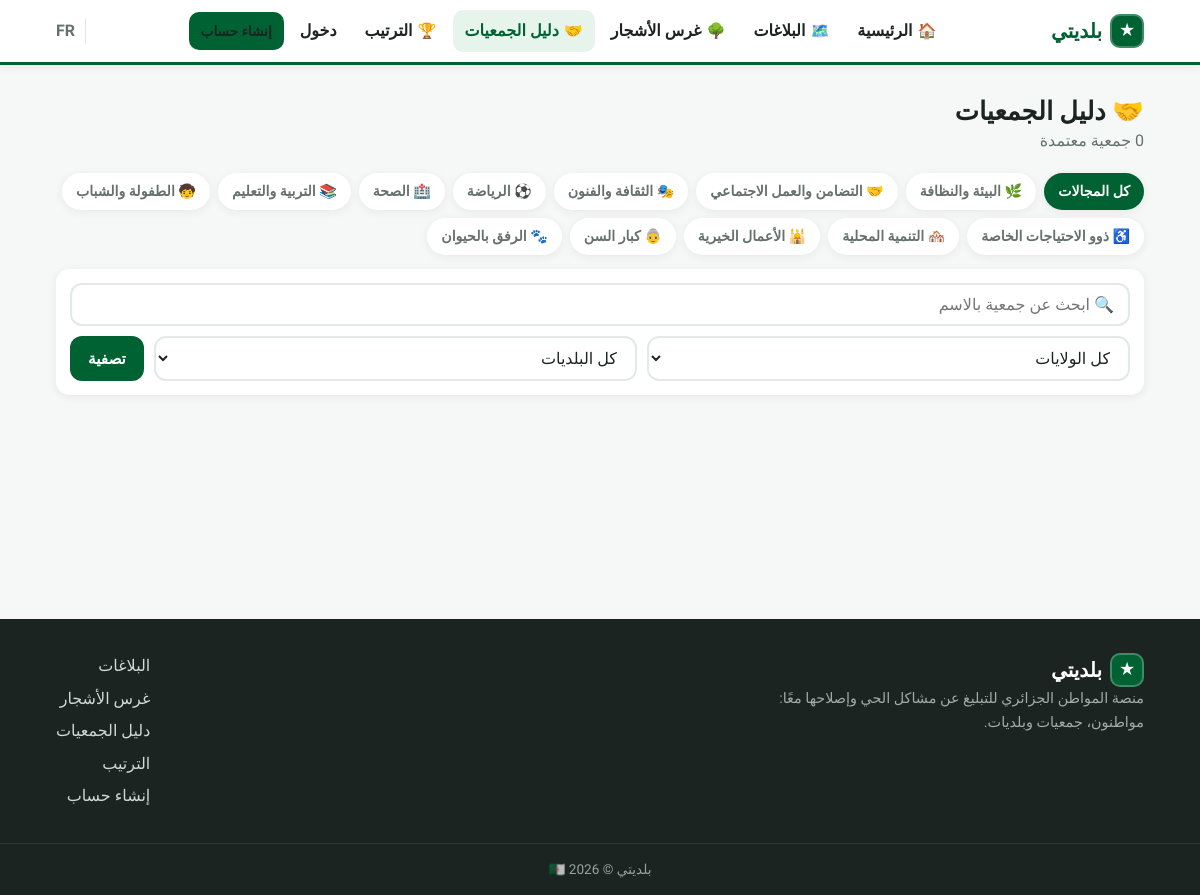
The page /associations.php on the database its author committed.
### tables this page shows
CREATE TABLE assoc_categories (
  id INT AUTO_INCREMENT PRIMARY KEY,
  icon VARCHAR(16) NOT NULL DEFAULT '🏷️',
  name_ar VARCHAR(80) NOT NULL,
  name_fr VARCHAR(80) NOT NULL,
  is_active TINYINT(1) NOT NULL DEFAULT 1,
  sort INT NOT NULL DEFAULT 0
);

### includes/functions.php (called while the page is built, shortened)
<?php
require_once __DIR__ . '/db.php';
function e(?string $s): string
{
    return htmlspecialchars((string) $s, ENT_QUOTES, 'UTF-8');
}
function url(string $path = ''): string
{
    return WEB_BASE . '/' . ltrim($path, '/');
}
function lang(): string
{
    return (isset($_SESSION['lang']) && $_SESSION['lang'] === 'fr') ? 'fr' : 'ar';
}
function t(string $key, ...$args): string
{
    static $strings = null;
    if ($strings === null) {
        $strings = require BASE_PATH . '/includes/lang/' . lang() . '.php';
    }
    $s = $strings[$key] ?? $key;
    return $args ? vsprintf($s, $args) : $s;
}
function lc(array $row, string $col): string
{
    return (string) ($row[$col . '_' . lang()] ?? $row[$col . '_ar'] ?? '');
}

### includes/db.php (called while the page is built, shortened)
<?php
function db(): PDO
{
    static $pdo = null;
    if ($pdo === null) {
        try {
            $pdo = new PDO(
                'mysql:host=' . DB_HOST . ';dbname=' . DB_NAME . ';charset=utf8mb4',
                DB_USER,
                DB_PASS,
                [
                    PDO::ATTR_ERRMODE            => PDO::ERRMODE_EXCEPTION,
                    PDO::ATTR_DEFAULT_FETCH_MODE => PDO::FETCH_ASSOC,
                    PDO::ATTR_EMULATE_PREPARES   => false,
                ]
            );
        } catch (PDOException $e) {
            http_response_code(500);
            die('Database connection failed. Check includes/config.php — تعذّر الاتصال بقاعدة البيانات، تحقق من ملف الإعدادات.');
        }
    }
    return $pdo;
}

### includes/associations.php (called while the page is built, shortened)
<?php
require_once __DIR__ . '/db.php';
require_once __DIR__ . '/functions.php';
function assoc_tables(): void
{
    $n = (int) db()->query('SELECT COUNT(*) c FROM assoc_categories')->fetch()['c'];
}
function assoc_all_categories(bool $activeOnly = true): array
{
    try {
        assoc_tables();
    } catch (Throwable $e) {
        return [];
    }
    $sql = 'SELECT * FROM assoc_categories';
    if ($activeOnly) {
        $sql .= ' WHERE is_active = 1';
    }
    return db()->query($sql . ' ORDER BY sort, id')->fetchAll();
}

### associations.php (the view, shortened to what this page needs)
<?php
require_once __DIR__ . '/includes/associations.php';
$fCat = (int) ($_GET['category'] ?? 0);
$q = trim($_GET['q'] ?? '');
$where = ["u.role = 'association'", 'u.is_verified = 1', 'u.is_blocked = 0'];
$bind = [];
$base = "FROM users u
    JOIN communes cm ON cm.id = u.commune_id
    JOIN wilayas w ON w.id = u.wilaya_id
    LEFT JOIN assoc_profiles ap ON ap.user_id = u.id
    WHERE " . implode(' AND ', $where);
$cs = db()->prepare("SELECT COUNT(*) c $base");
$cs->execute($bind);
$total = (int) $cs->fetch()['c'];
$cats = assoc_all_categories();
require __DIR__ . '/includes/layout/header.php';
?>
<div class="container page">
  <div class="page-head">
    <div>
      <h1>🤝 <?= e(t('dir_title')) ?></h1>
      <p class="muted"><?= e(t('dir_count', $total)) ?></p>
    </div>
  </div>
  <?php if ($cats): ?>
  <div class="cat-chips">
    <a class="cat-chip <?= $fCat === 0 ? 'on' : '' ?>" href="<?= e(url('associations.php')) ?>"><?= e(t('dir_all_cats')) ?></a>
    <?php foreach ($cats as $c): ?>
    <a class="cat-chip <?= $fCat === (int) $c['id'] ? 'on' : '' ?>" href="?category=<?= (int) $c['id'] ?>"><?= e($c['icon']) ?> <?= e(lc($c, 'name')) ?></a>
    <?php endforeach; ?>
  </div>
  <?php endif; ?>
  <form class="filters card" method="get">
    <input name="q" value="<?= e($q) ?>" placeholder="🔍 <?= e(t('dir_search')) ?>">
    <select name="wilaya" id="wilayaSel" data-communes-url="<?= e(url('api/communes.php')) ?>" onchange="this.form.commune.value='';">
      <option value=""><?= e(t('all_wilayas')) ?></option>
    </select>
    <select name="commune" id="communeSel">
      <option value=""><?= e(t('all_communes')) ?></option>
    </select>
    <button class="btn btn-primary"><?= e(t('filter')) ?></button>
  </form>
  <div class="grid-3">
  </div>
</div>
<?php require __DIR__ . '/includes/layout/footer.php'; ?>

### assets/css/style.css (style rules this page uses)
:root { --green: #006233; --green-dark: #004d28; --green-bright: #0b7a44; --green-light: #e6f4ec; --red: #d21034; --red-dark: #a30d28; --gold: #c8a951; --ink: #1c2422; --muted: #64716c; --bg: #f6f8f7; --card: #ffffff; --line: #e3e9e6; --radius: 14px; --shadow: 0 2px 10px rgba(0, 40, 20, 0.07); }
* { margin: 0; padding: 0; box-sizing: border-box; }
html { scroll-behavior: smooth; }
body { font-family: 'Cairo', system-ui, -apple-system, sans-serif; background: var(--bg); color: var(--ink); line-height: 1.65; font-size: 16px; }
a { color: var(--green); text-decoration: none; }
h1, h2, h3 { line-height: 1.3; font-weight: 800; }
.container { max-width: 1120px; margin-inline: auto; padding-inline: 16px; }
.muted { color: var(--muted); }
.btn { display: inline-flex; align-items: center; justify-content: center; gap: 8px; background: var(--green-light); color: var(--green); border: none; border-radius: 12px; cursor: pointer; padding: 10px 18px; font-family: inherit; font-size: 0.95rem; font-weight: 700; transition: transform 0.1s, box-shadow 0.15s, background 0.15s; }
.btn-primary { background: var(--green); color: #fff; }
.card { background: var(--card); border-radius: var(--radius); box-shadow: var(--shadow); overflow: hidden; }
.grid-3 { display: grid; grid-template-columns: repeat(auto-fill, minmax(270px, 1fr)); gap: 16px; margin-block: 18px; }
.page { padding-block: 30px 50px; }
.page-head { display: flex; align-items: flex-start; justify-content: space-between; gap: 16px; flex-wrap: wrap; margin-bottom: 18px; }
.page-head h1 { font-size: 1.6rem; }
.filters { display: flex; gap: 10px; flex-wrap: wrap; padding: 14px; margin-block: 14px; }
.filters select { flex: 1; min-width: 150px; }
input, select, textarea { font-family: inherit; font-size: 1rem; border: 2px solid var(--line); border-radius: 12px; padding: 10px 14px; background: #fff; color: var(--ink); width: 100%; }
.cat-chips { display: flex; gap: 8px; flex-wrap: wrap; margin-block: 14px; }
.cat-chip { padding: 7px 14px; border-radius: 999px; font-weight: 700; font-size: 0.88rem; background: var(--card); color: var(--muted); box-shadow: var(--shadow); white-space: nowrap; }
.cat-chip.on { background: var(--green); color: #fff; }
.btn { transition: transform 0.08s, box-shadow 0.15s, background 0.15s, filter 0.15s; }

### rows shown on the page
assoc_categories: icon "🌿", name_ar "البيئة والنظافة"
assoc_categories: icon "🤝", name_ar "التضامن والعمل الاجتماعي"
assoc_categories: icon "🎭", name_ar "الثقافة والفنون"
assoc_categories: icon "⚽", name_ar "الرياضة"
assoc_categories: icon "🏥", name_ar "الصحة"
assoc_categories: icon "📚", name_ar "التربية والتعليم"
assoc_categories: icon "🧒", name_ar "الطفولة والشباب"
assoc_categories: icon "♿", name_ar "ذوو الاحتياجات الخاصة"
assoc_categories: icon "🏘️", name_ar "التنمية المحلية"
assoc_categories: icon "🕌", name_ar "الأعمال الخيرية"
assoc_categories: icon "👵", name_ar "كبار السن"
assoc_categories: icon "🐾", name_ar "الرفق بالحيوان"

### other values the page prints
app_name() "بلديتي"
t('nav_home') "الرئيسية"
t('nav_complaints') "البلاغات"
t('nav_trees') "غرس الأشجار"
t('nav_directory') "دليل الجمعيات"
t('nav_leaderboard') "الترتيب"
t('nav_login') "دخول"
t('nav_register') "إنشاء حساب"
t('dir_title') "دليل الجمعيات"
t('dir_count', $total) "0 جمعية معتمدة"
t('dir_all_cats') "كل المجالات"
t('filter') "تصفية"
site_text('site_tagline', 'footer_tagline') "منصة المواطن الجزائري للتبليغ عن مشاكل الحي وإصلاحها معًا: مواطنون، جمعيات وبلديات."
form field wilaya "كل الولايات"
form field commune "كل البلديات"
